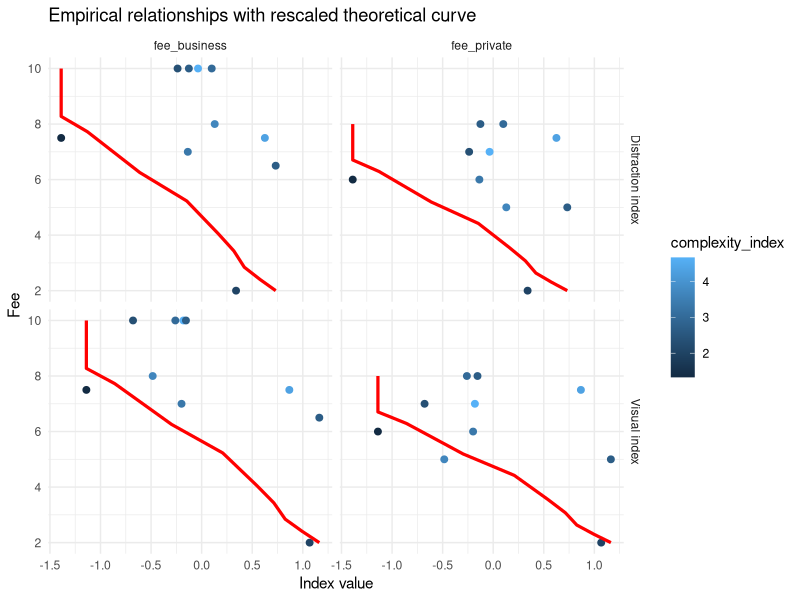
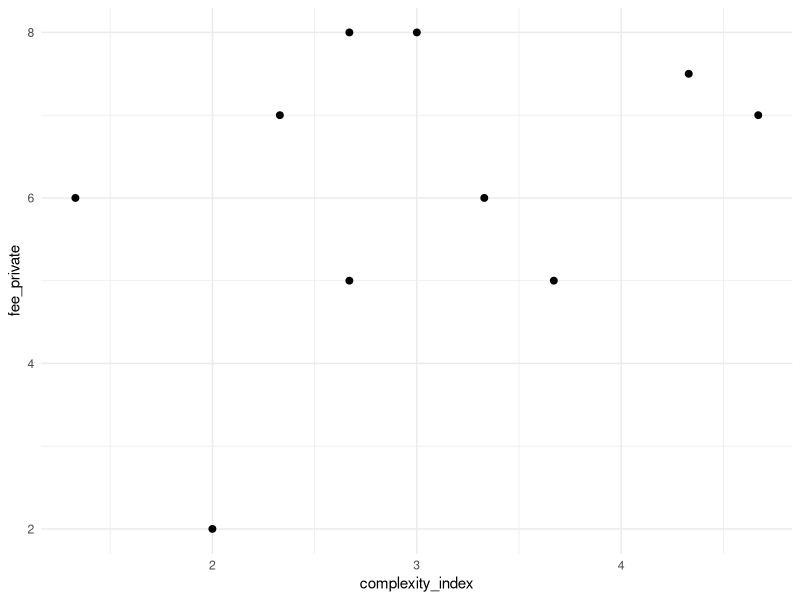
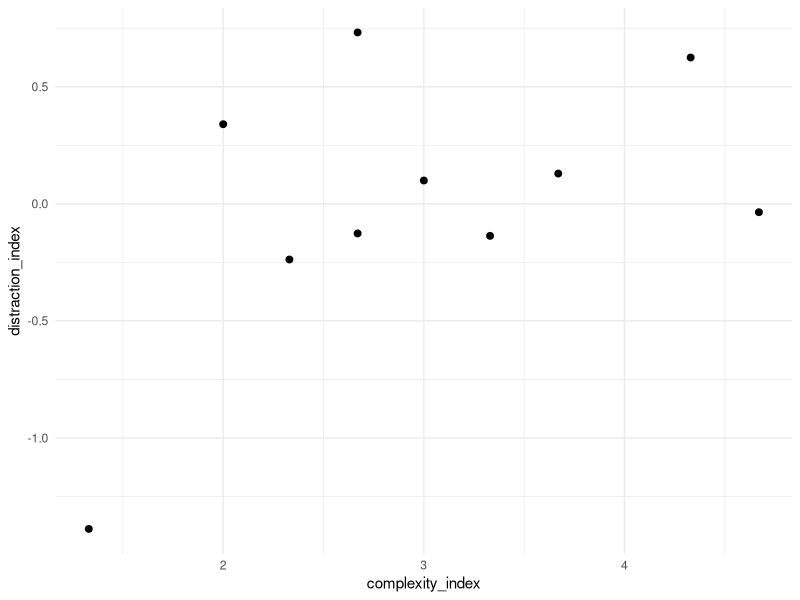

Generate these figures, in order, with R:
library(readxl)
library(corrplot)
library(tidyverse)
df <- read_excel("data aukro.xlsx")



# -----------------------------
# 1. Build indices
# -----------------------------
df <- df %>%
  mutate(
    distraction_index = rowMeans(scale(select(.,third_party,banners,sticky, interruption, viewport_area
    )), na.rm = TRUE),
    
    visual_index = rowMeans(scale(select(.,banners,sticky,viewport_area
    )), na.rm = TRUE)
  )

# -----------------------------
# 2. Reshape data for facetting
# -----------------------------
plot_df <- df %>%
  select(
    category,
    distraction_index,
    visual_index,
    fee_private,
    fee_business, complexity, complexity_index
  ) %>%
  pivot_longer(
    cols = c(distraction_index, visual_index),
    names_to = "index_type",
    values_to = "index_value"
  ) %>%
  pivot_longer(
    cols = c( fee_private,
              fee_business),
    names_to = "fee_type",
    values_to = "fee_value"
  ) %>%
  mutate(
    index_type = recode(
      index_type,
      distraction_index = "Distraction index",
      visual_index = "Visual index"
    ),
    fee_type = recode(
      fee_type,
      fee_private = "fee_private",
      fee_business = "fee_business"
    )
  )

# -----------------------------
# 3. Enter theoretical curve points
#    Replace these with your own points
# -----------------------------
theory_df <- data.frame(
  x = c(
    0.00,  # vertical drop start
    0.00,  # vertical drop end
    0.05,
    0.15,
    0.24,
    0.30,
    0.33,
    0.35,
    0.38,
    0.41
  ),
  y = c(
    0.467, # top point
    0.420, # after vertical drop
    0.405,
    0.365,
    0.337,
    0.305,
    0.288,
    0.272,
    0.260,
    0.249
  )
)

# Optional: keep the original sequence if it matters for the shape.
# If your line looks odd, try sorting by x:
# theory_df <- theory_df[order(theory_df$x), ]

# -----------------------------
# 4. Helper function: rescale one vector to a new range
# -----------------------------
rescale_to <- function(x, new_min, new_max) {
  old_min <- min(x, na.rm = TRUE)
  old_max <- max(x, na.rm = TRUE)
  
  if (old_max == old_min) {
    return(rep(mean(c(new_min, new_max)), length(x)))
  }
  
  (x - old_min) / (old_max - old_min) * (new_max - new_min) + new_min
}

# -----------------------------
# 5. Build a rescaled theory curve for each facet
# -----------------------------
facet_ranges <- plot_df %>%
  group_by(index_type, fee_type) %>%
  summarise(
    xmin = min(index_value, na.rm = TRUE),
    xmax = max(index_value, na.rm = TRUE),
    ymin = min(fee_value, na.rm = TRUE),
    ymax = max(fee_value, na.rm = TRUE),
    .groups = "drop"
  )

theory_facet <- bind_rows(lapply(seq_len(nrow(facet_ranges)), function(i) {
  r <- facet_ranges[i, ]
  
  data.frame(
    index_type = r$index_type,
    fee_type   = r$fee_type,
    x = rescale_to(theory_df$x, r$xmin, r$xmax),
    y = rescale_to(theory_df$y, r$ymin, r$ymax)
  )
}))

# -----------------------------
# 6. Plot
# -----------------------------
p <- ggplot(plot_df, aes(x = index_value, y = fee_value, color=complexity_index)) +
  geom_point(size = 2) +
  geom_line(
    data = theory_facet,
    aes(x = x, y = y, group = interaction(index_type, fee_type)),
    color = "red",
    linetype = "solid",
    linewidth = 1.1,
    inherit.aes = FALSE
  ) +
  facet_grid(index_type ~ fee_type, scales = "free") +
  labs(
    x = "Index value",
    y = "Fee",
    title = "Empirical relationships with rescaled theoretical curve"
  ) +
  theme_minimal()

print(p)


q <- ggplot(df, aes(x = complexity_index, y = fee_private)) +
  geom_point(size = 2) +
  theme_minimal() 

print(q)

r <- ggplot(df, aes(x = complexity_index, y = distraction_index )) +
  geom_point(size = 2) +
  theme_minimal() 

print(r)

lm(fee_private~complexity_index, df) %>% summary()
lm(interruption~complexity_index, df) %>% summary()
